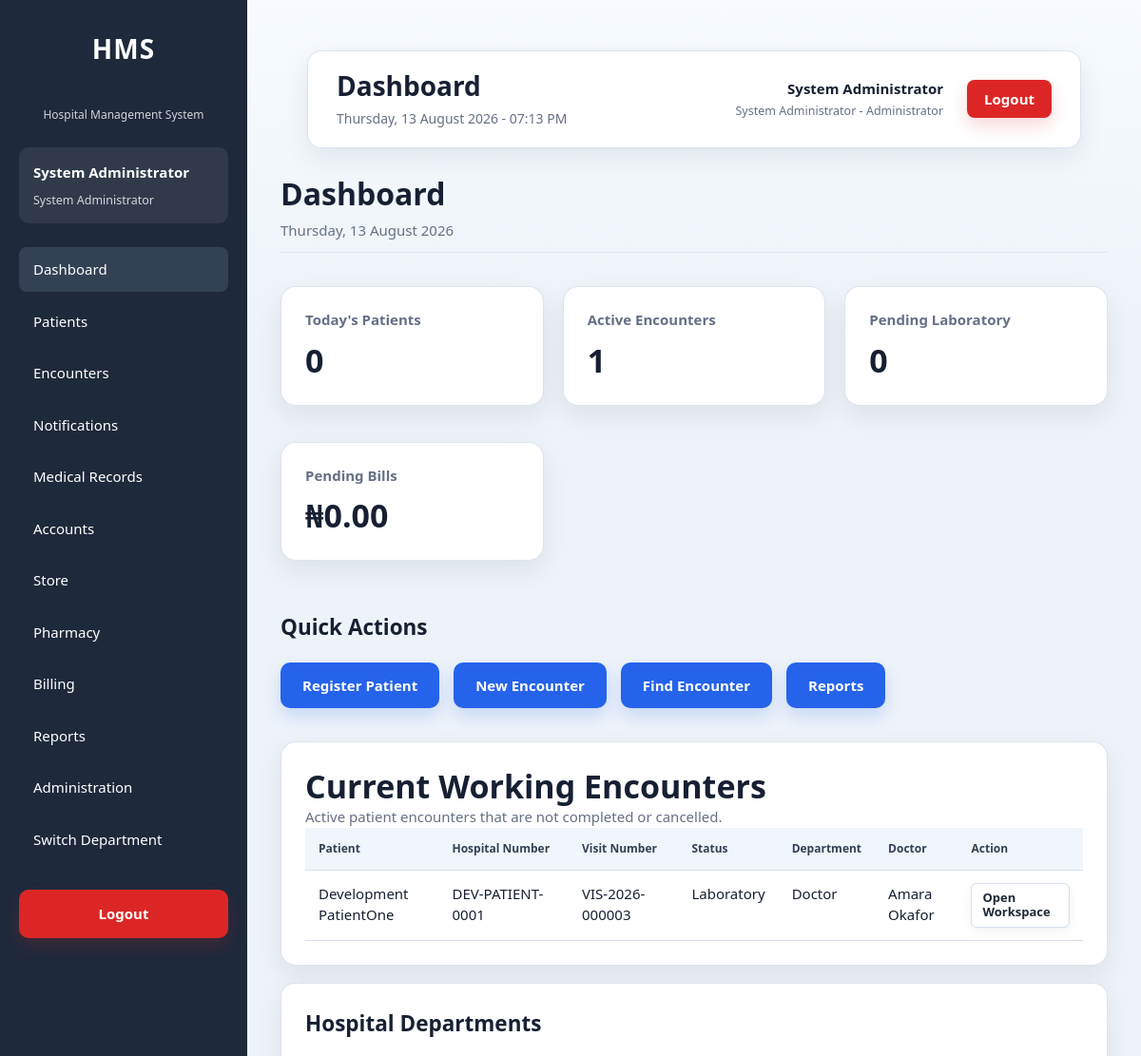
Before: /dashboard/index.php (signed in, upper part) with the older database file.
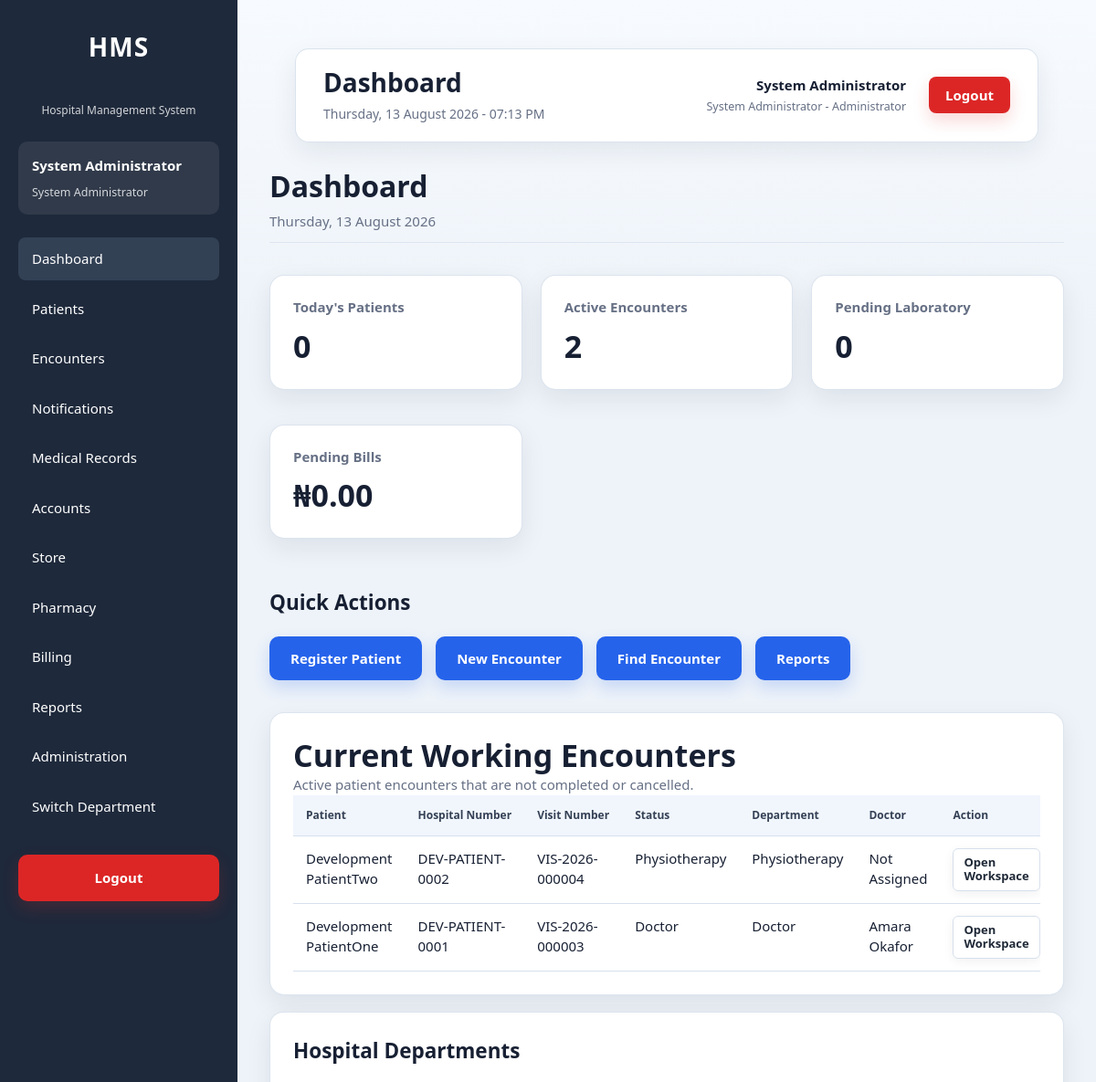
After: the same page with the newer database file.
### tables this page shows
CREATE TABLE `visits` (
  `id` int(11) NOT NULL AUTO_INCREMENT,
  `visit_number` varchar(30) NOT NULL,
  `patient_id` int(11) NOT NULL,
  `visit_date` datetime NOT NULL,
  `visit_type` enum('Outpatient','Inpatient','Emergency','Referral') NOT NULL DEFAULT 'Outpatient',
  `current_department_id` int(11) DEFAULT NULL,
  `attending_doctor_id` int(11) DEFAULT NULL,
  `queue_number` int(11) DEFAULT NULL,
  `current_department_received_status` enum('Pending','Received') NOT NULL DEFAULT 'Pending',
  `current_department_received_by` int(11) DEFAULT NULL,
  `current_department_received_at` datetime DEFAULT NULL,
  `visit_status` enum('Waiting','Reception','Records','Nursing','Doctor','Laboratory','X-Ray','Pharmacy','Physiotherapy','Theatre','Accounts','Store','Completed','Cancelled') NOT NULL DEFAULT 'Waiting',
  `created_by` int(11) DEFAULT NULL,
  `created_at` timestamp NOT NULL DEFAULT current_timestamp(),
  `updated_at` timestamp NULL DEFAULT NULL ON UPDATE current_timestamp(),
  PRIMARY KEY (`id`),
  UNIQUE KEY `uq_visits_number` (`visit_number`),
  KEY `idx_visits_patient` (`patient_id`),
  KEY `idx_visits_department` (`current_department_id`),
  KEY `idx_visits_doctor` (`attending_doctor_id`),
  KEY `idx_visits_department_receive` (`current_department_id`,`current_department_received_status`),
  KEY `idx_visits_creator` (`created_by`),
  KEY `idx_visits_status` (`visit_status`),
  KEY `idx_visits_date` (`visit_date`),
  KEY `fk_visits_received_by` (`current_department_received_by`),
  CONSTRAINT `fk_visits_created_by` FOREIGN KEY (`created_by`) REFERENCES `users` (`id`) ON DELETE SET NULL ON UPDATE CASCADE,
  CONSTRAINT `fk_visits_department` FOREIGN KEY (`current_department_id`) REFERENCES `departments` (`id`) ON DELETE SET NULL ON UPDATE CASCADE,
  CONSTRAINT `fk_visits_doctor` FOREIGN KEY (`attending_doctor_id`) REFERENCES `users` (`id`) ON DELETE SET NULL ON UPDATE CASCADE,
  CONSTRAINT `fk_visits_patient` FOREIGN KEY (`patient_id`) REFERENCES `patients` (`id`) ON UPDATE CASCADE,
  CONSTRAINT `fk_visits_received_by` FOREIGN KEY (`current_department_received_by`) REFERENCES `users` (`id`) ON DELETE SET NULL ON UPDATE CASCADE
);

CREATE TABLE `patients` (
  `id` int(11) NOT NULL AUTO_INCREMENT,
  `hospital_number` varchar(30) DEFAULT NULL,
  `first_name` varchar(100) NOT NULL,
  `normalized_first_name` varchar(100) DEFAULT NULL,
  `middle_name` varchar(100) DEFAULT NULL,
  `normalized_middle_name` varchar(100) DEFAULT NULL,
  `last_name` varchar(100) NOT NULL,
  `normalized_last_name` varchar(100) DEFAULT NULL,
  `gender` enum('Male','Female','Other','Unknown') NOT NULL,
  `date_of_birth` date NOT NULL,
  `marital_status` varchar(30) DEFAULT NULL,
  `occupation` varchar(100) DEFAULT NULL,
  `place_of_work` varchar(150) DEFAULT NULL,
  `phone` varchar(20) DEFAULT NULL,
  `normalized_phone` varchar(30) DEFAULT NULL,
  `email` varchar(150) DEFAULT NULL,
  `normalized_email` varchar(150) DEFAULT NULL,
  `address` text DEFAULT NULL,
  `state_of_origin` varchar(100) DEFAULT NULL,
  `nationality` varchar(100) DEFAULT NULL,
  `ethnic_group` varchar(100) DEFAULT NULL,
  `religion` varchar(100) DEFAULT NULL,
  `blood_group` varchar(5) DEFAULT NULL,
  `genotype` varchar(5) DEFAULT NULL,
  `allergies` text DEFAULT NULL,
  `next_of_kin` varchar(150) DEFAULT NULL,
  `next_of_kin_relationship` varchar(100) DEFAULT NULL,
  `next_of_kin_phone` varchar(20) DEFAULT NULL,
  `next_of_kin_address` text DEFAULT NULL,
  `registered_by` int(11) DEFAULT NULL,
  `demographic_version` int(11) NOT NULL DEFAULT 1,
  `created_at` timestamp NOT NULL DEFAULT current_timestamp(),
  `updated_at` timestamp NULL DEFAULT NULL ON UPDATE current_timestamp(),
  PRIMARY KEY (`id`),
  UNIQUE KEY `uq_patients_hospital_number` (`hospital_number`),
  KEY `idx_patients_last_name` (`last_name`),
  KEY `idx_patients_first_name` (`first_name`),
  KEY `idx_patients_phone` (`phone`),
  KEY `idx_patients_registered_by` (`registered_by`),
  KEY `idx_patients_demographic_version` (`id`,`demographic_version`),
  KEY `idx_patients_normalized_name` (`normalized_last_name`,`normalized_first_name`,`date_of_birth`),
  KEY `idx_patients_normalized_phone` (`normalized_phone`),
  KEY `idx_patients_normalized_email` (`normalized_email`),
  KEY `idx_patients_dob_normalized_name` (`date_of_birth`,`normalized_last_name`,`normalized_first_name`),
  CONSTRAINT `fk_patients_registered_by` FOREIGN KEY (`registered_by`) REFERENCES `users` (`id`) ON DELETE SET NULL ON UPDATE CASCADE
);

CREATE TABLE `departments` (
  `id` int(11) NOT NULL AUTO_INCREMENT,
  `department_name` varchar(100) NOT NULL,
  `department_code` varchar(30) NOT NULL,
  `description` text DEFAULT NULL,
  `location` varchar(150) DEFAULT NULL,
  `contact_extension` varchar(30) DEFAULT NULL,
  `department_type` enum('Clinical','Administrative','Diagnostic','Support') NOT NULL DEFAULT 'Support',
  `queue_enabled` tinyint(1) NOT NULL DEFAULT 1,
  `is_active` tinyint(1) NOT NULL DEFAULT 1,
  `display_order` int(11) NOT NULL DEFAULT 0,
  `created_at` timestamp NOT NULL DEFAULT current_timestamp(),
  `updated_at` timestamp NULL DEFAULT NULL ON UPDATE current_timestamp(),
  PRIMARY KEY (`id`),
  UNIQUE KEY `uq_departments_name` (`department_name`),
  UNIQUE KEY `uq_departments_code` (`department_code`),
  KEY `idx_departments_active` (`is_active`),
  KEY `idx_departments_type` (`department_type`),
  KEY `idx_departments_queue` (`queue_enabled`)
);

### config/helpers.php (called while the page is built, shortened)
<?php
function e($value): string
{
    return htmlspecialchars(
        (string)$value,
        ENT_QUOTES,
        'UTF-8'
    );
}

### dashboard/index.php (the view, shortened to what the rows shown need)
<?php
require_once __DIR__ . '/../config/auth.php';
require_once __DIR__ . '/../config/database.php';
require_once __DIR__ . '/../config/helpers.php';
$todayPatients = (int)$pdo
    ->query('SELECT COUNT(*) FROM patients WHERE DATE(created_at) = CURDATE()')
    ->fetchColumn();
$activeEncounters = (int)$pdo
    ->query("SELECT COUNT(*) FROM visits WHERE visit_status NOT IN ('Completed', 'Cancelled')")
    ->fetchColumn();
$pendingLaboratory = 0;
if ((int)$pdo->query("SELECT COUNT(*) FROM information_schema.tables WHERE table_schema = DATABASE() AND table_name = 'laboratory_requests'")->fetchColumn() > 0) {
    $pendingLaboratory = (int)$pdo
        ->query("SELECT COUNT(*) FROM laboratory_requests WHERE status IN ('Requested', 'In Progress')")
        ->fetchColumn();
}
$pendingBills = '0.00';
if ((int)$pdo->query("SELECT COUNT(*) FROM information_schema.tables WHERE table_schema = DATABASE() AND table_name = 'invoices'")->fetchColumn() > 0) {
    $pendingBills = number_format((float)$pdo
        ->query("SELECT COALESCE(SUM(balance_due), 0) FROM invoices WHERE status IN ('Unpaid', 'Partially Paid')")
        ->fetchColumn(), 2);
}
$activeEncounterStmt = $pdo->prepare("
    SELECT
        v.id,
        v.visit_number,
        v.visit_status,
        v.visit_date,
        p.hospital_number,
        CONCAT(p.first_name, ' ', p.last_name) AS patient_name,
        d.department_name,
        CONCAT(u.first_name, ' ', u.last_name) AS doctor_name
    FROM visits v
    INNER JOIN patients p ON p.id = v.patient_id
    LEFT JOIN departments d ON d.id = v.current_department_id
    LEFT JOIN users u ON u.id = v.attending_doctor_id
    WHERE v.visit_status NOT IN ('Completed', 'Cancelled')
    ORDER BY v.visit_date DESC, v.id DESC
    LIMIT 25
");
$activeEncounterStmt->execute();
$currentWorkingEncounters = $activeEncounterStmt->fetchAll(PDO::FETCH_ASSOC) ?: [];
require_once __DIR__ . '/../layouts/header.php';
require_once __DIR__ . '/../layouts/sidebar.php';
?>
<main class="content">
<?php require_once __DIR__ . '/../layouts/navbar.php'; ?>
    <div class="page-header">
        <div>
            <h1>Dashboard</h1>
        </div>
    </div>
    <section class="stats">
        <div class="card">
            <h2><?= (int)$todayPatients ?></h2>
        </div>
        <div class="card">
            <h2><?= (int)$activeEncounters ?></h2>
        </div>
        <div class="card">
            <h2><?= (int)$pendingLaboratory ?></h2>
        </div>
        <div class="card">
            <h2>₦<?= e($pendingBills) ?></h2>
        </div>
    </section>
    <section class="quick-actions">
        <h2>Quick Actions</h2>
    </section>
    <section class="card">
        <h2>Current Working Encounters</h2>
        <?php if ($currentWorkingEncounters === []): ?>
            <div class="empty-state">No active encounters at the moment.</div>
        <?php else: ?>
            <div class="table-responsive">
                <table class="table">
                    <thead>
                        <tr>
                            <th>Patient</th>
                            <th>Hospital Number</th>
                            <th>Visit Number</th>
                            <th>Status</th>
                            <th>Department</th>
                            <th>Doctor</th>
                            <th>Action</th>
                        </tr>
                    </thead>
                    <tbody>
                        <?php foreach ($currentWorkingEncounters as $encounter): ?>
                            <tr>
                                <td><?= e((string)($encounter['patient_name'] ?? '-')) ?></td>
                                <td><?= e((string)($encounter['hospital_number'] ?? '-')) ?></td>
                                <td><?= e((string)($encounter['visit_number'] ?? ('#' . (int)$encounter['id']))) ?></td>
                                <td><?= e((string)($encounter['visit_status'] ?? '-')) ?></td>
                                <td><?= e((string)($encounter['department_name'] ?? '-')) ?></td>
                                <td><?= e((string)($encounter['doctor_name'] ?? 'Not Assigned')) ?></td>
                                <td>
                                    <a class="btn-secondary btn-sm" href="../modules/visits/workspace.php?id=<?= (int)$encounter['id'] ?>">Open Workspace</a>
                                </td>
                            </tr>
                        <?php endforeach; ?>
                    </tbody>
                </table>
            </div>
        <?php endif; ?>
    </section>
    <section class="departments">
        <h2>Hospital Departments</h2>
    </section>
</main>
<?php require_once __DIR__ . '/../layouts/footer.php'; ?>

Changed rows visible on the page:
added visits: patient_name "Development PatientTwo", patient.hospital_number "DEV-PATIENT-0002", visit_number "VIS-2026-000004", visit_status "Physiotherapy", current_department.department_name "Physiotherapy", doctor_name "Not Assigned"
changed visits "VIS-2026-000003": visit_status "Laboratory" → "Doctor"
Other visible differences:
$activeEncounters: "1" → "2"
